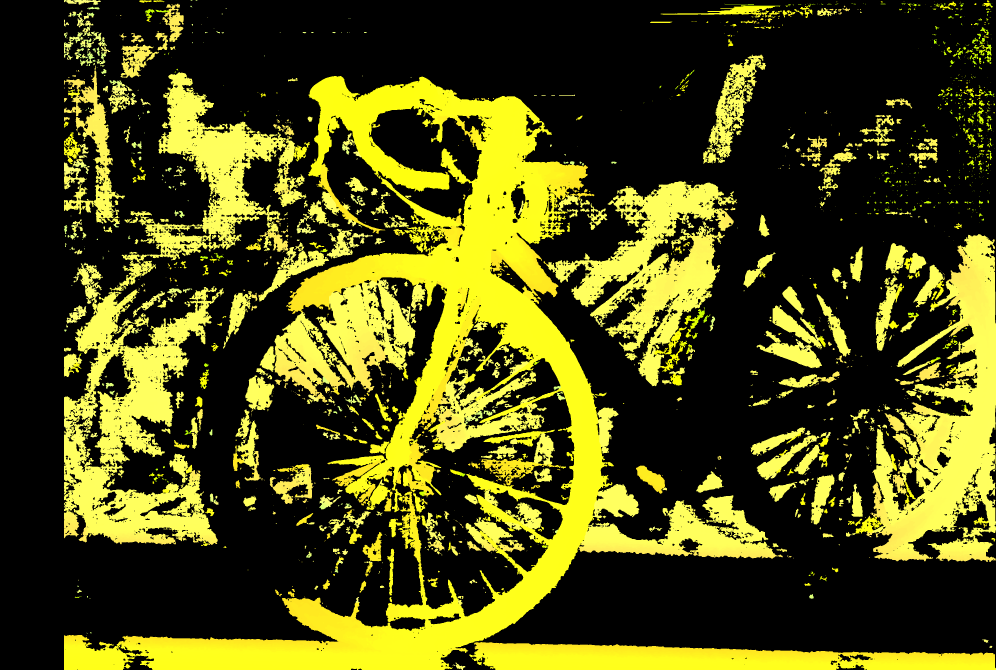
#> input picture main/down/img_0_uint8_2008x2988x3.png, 2988 x 2008 px, given in place of video.mp4, which was not available (shown at 1/3 size)
$ python expermiantal.py
#> lines starting #> are read from the running program, lines starting #| are printed output that depends on the picture; after the words box and inside, x2 and y2 are one past the last pixel; in counts of white or black regions, pixels touching at a corner belong together; pictures that were not available may be replaced by others from this repository, and a replacement may not be noted
from time import time
import cv2
import numpy as np

# ── Stereo / depth constants ───────────────────────────────────────────────────
BASELINE         = 17.7     # camera baseline [cm]
FOV_DEG          = 70       # horizontal FOV [degrees]
FOCAL_LENGTH     = 180.0    # pixels — tune to your camera
DISPARITY_OFFSET = 1.0      # avoids divide-by-zero at zero disparity
DISP_SCALE       = 0.8      # resize factor fed into SGBM (0.5 = quarter pixels)

# ── Detection constants ────────────────────────────────────────────────────────
MIN_AREA = 50
MORPH_K  = np.ones((5, 5), np.uint8)

# ── SGBM — created once, reused every frame ────────────────────────────────────
# numDisparities must be divisible by 16; keep it small for speed.
# blockSize odd, 3–11 is a good range.
_sgbm = cv2.StereoSGBM_create(
    minDisparity      = 0,
    numDisparities    = 16 * 8,     # 192 — must be divisible by 16
    blockSize         = 5,
    P1                = 8  * 3 * 5 ** 2,
    P2                = 32 * 3 * 5 ** 2,
    disp12MaxDiff     = 1,
    uniquenessRatio   = 10,
    speckleWindowSize = 100,
    speckleRange      = 32,
    mode              = cv2.STEREO_SGBM_MODE_SGBM,   # faster than default MODE_HH
)

# ── Core functions ─────────────────────────────────────────────────────────────


# class KalmanDepthFilter:
#     def __init__(self):

#         # State vector:
#         # [depth, velocity]
#         self.x = np.array([
#             [0.0],
#             [0.0]
#         ])

#         # Covariance matrix
#         self.P = np.eye(2) * 1000

#         # State transition
#         dt = 1.0

#         self.F = np.array([
#             [1, dt],
#             [0, 1]
#         ])

#         # Measurement model
#         self.H = np.array([
#             [1, 0]
#         ])

#         # Measurement noise
#         self.R = np.array([
#             [10]
#         ])

#         # Process noise
#         self.Q = np.array([
#             [0.01, 0],
#             [0, 0.01]
#         ])

#         self.initialized = False

#     def update(self, measurement):

#         # -----------------------------
#         # Prediction step
#         # -----------------------------
#         self.x = self.F @ self.x

#         self.P = (
#             self.F @ self.P @ self.F.T
#             + self.Q
#         )

#         # -----------------------------
#         # Handle missing measurement
#         # -----------------------------
#         if measurement is None:

#             # Return predicted value only
#             return float(self.x[0, 0])

#         # -----------------------------
#         # First valid measurement
#         # -----------------------------
#         if not self.initialized:

#             self.x[0, 0] = measurement
#             self.x[1, 0] = 0

#             self.initialized = True

#             return measurement

#         # -----------------------------
#         # Measurement update
#         # -----------------------------
#         z = np.array([
#             [measurement]
#         ])

#         y = z - self.H @ self.x

#         S = (
#             self.H @ self.P @ self.H.T
#             + self.R
#         )

#         K = (
#             self.P @ self.H.T
#             @ np.linalg.inv(S)
#         )

#         self.x = self.x + K @ y

#         I = np.eye(2)

#         self.P = (
#             I - K @ self.H
#         ) @ self.P

#         return float(self.x[0, 0])

# kf = KalmanDepthFilter()

# [44 lines left out: function disparity_n_depth_map, not called in this run]

def hsv_mask(frame: np.ndarray) -> np.ndarray:
    """Binary mask isolating the target object via HSV thresholding."""
    blur = cv2.GaussianBlur(frame, (7, 7), 0)
    hsv  = cv2.cvtColor(blur, cv2.COLOR_BGR2HSV)
    mask = cv2.inRange(hsv, (51,88,71), (180,199,255))
    mask = cv2.morphologyEx(mask, cv2.MORPH_OPEN,  MORPH_K, iterations=1)
    mask = cv2.morphologyEx(mask, cv2.MORPH_CLOSE, MORPH_K, iterations=2)
    return mask

def find_object(frame: np.ndarray, mask: np.ndarray):
    """
    Locate the largest masked contour and draw it on *frame*.

    Returns
    -------
    center : (cx, cy) or None
    bbox   : [[x1, y1], [x2, y2]] or None
    """
    contours, _ = cv2.findContours(mask, cv2.RETR_EXTERNAL, cv2.CHAIN_APPROX_SIMPLE)
    if not contours:
        return None, None

    c = max(contours, key=cv2.contourArea)
    if cv2.contourArea(c) < MIN_AREA:
        return None, None

    x, y, w, h = cv2.boundingRect(c)
    center = (x + w // 2, y + h // 2)

    cv2.rectangle(frame, (x, y), (x + w, y + h), (0, 255, 255), 2)
    cv2.circle(frame, center, 5, (0, 0, 0), -1)

    return center, [[x, y], [x + w, y + h]]

# [14 lines left out: function masked_percentile_depth, not called in this run]

def annotate(frame: np.ndarray, tracking: bool, depth) -> None:
    """Draw tracking status and depth label onto *frame* in-place."""
    if tracking:
        label = f"Distance: {round(depth, 2) if depth is not None else 'NaN'} cm"
        # cv2.putText(frame, "TRACKING", (75,  50), cv2.FONT_HERSHEY_SIMPLEX, 0.7, (124, 252, 0), 2)
        # cv2.putText(frame, label,       (200, 50), cv2.FONT_HERSHEY_SIMPLEX, 0.7, (124, 252, 0), 2)
        cv2.putText(frame, "RIGHT IMAGE", (75, 50), cv2.FONT_HERSHEY_SIMPLEX, 0.7, (0, 0, 255), 2)
    else:

        cv2.putText(frame, "LEFT IMAGE", (75, 50), cv2.FONT_HERSHEY_SIMPLEX, 0.7, (0, 0, 255), 2)

# ── Main loop ──────────────────────────────────────────────────────────────────

cap = cv2.VideoCapture("assest/video.mp4")
frame_count=0
time_start=time()
while True:
    frame_count+=1
    ret, frame = cap.read()
#> frame is the input picture: shape (2008, 2988, 3); mean B, G, R 19.6, 76.8, 77.6
    if not ret:
        break

    h, w        = frame.shape[:2]
    half        = w // 2
    frame_left  = frame[:, :half]
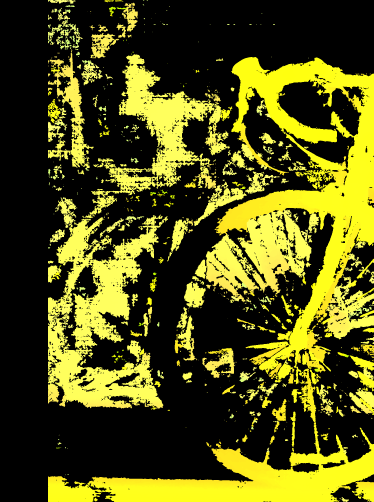
#> frame_left: shape (2008, 1494, 3) (shown at 1/4 size); mean B, G, R 20.5, 82.1, 83.2
    frame_right = frame[:, half:]
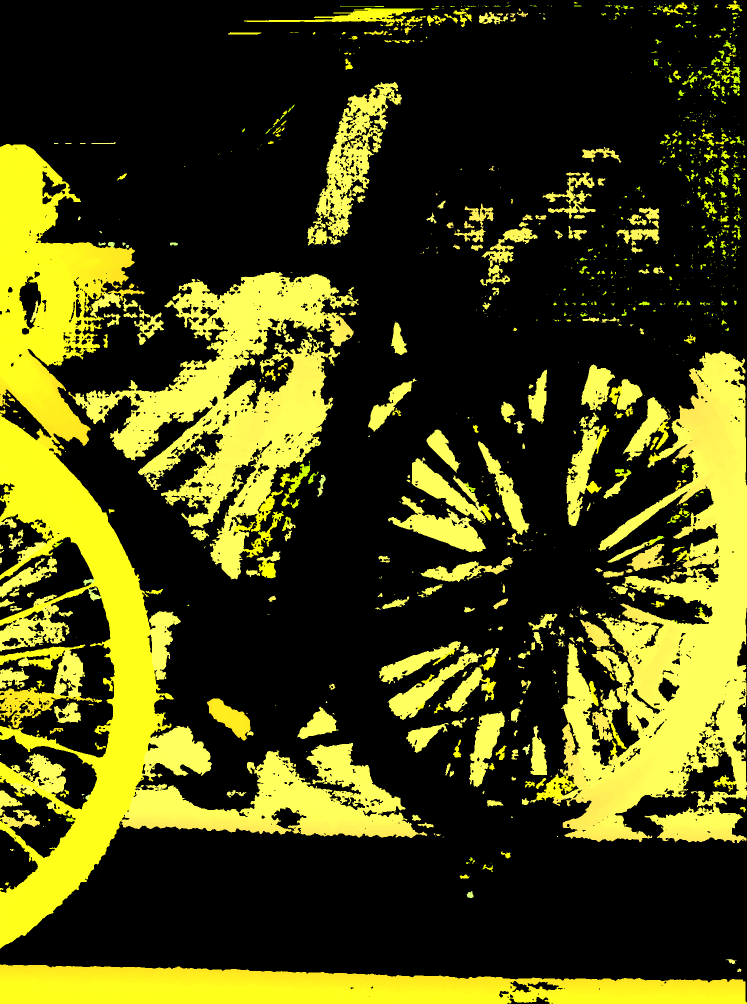
#> frame_right: shape (2008, 1494, 3) (shown at 1/2 size); mean B, G, R 18.7, 71.4, 72.1

    # ── HSV masks ──────────────────────────────────────────────────────────────
    mask_left  = hsv_mask(frame_left)
    mask_right = hsv_mask(frame_right)

    # ── INSECTING IMAGE ───────────────────────────────────────────────────────
    res_left = cv2.bitwise_and(frame_left, frame_left, mask=mask_left)
#> res_left: shape (2008, 1494, 3); every value is 0
    res_right = cv2.bitwise_and(frame_right, frame_right, mask=mask_right)

    # ── Object detection ───────────────────────────────────────────────────────
    center_right, bbox_right = find_object(frame_right, mask_right)
#> in find_object, `contours, _ = cv2.findContours(mask, cv2.RETR_EXTERNAL, cv2.CHAIN_APPR..`: contours = []
    center_left,  _          = find_object(frame_left,  mask_left)

    tracking = center_right is not None and center_left is not None
#> tracking = False

    # ── Depth map + estimation (only when tracking) ────────────────────────────
    depth = None
    if tracking:
        disparity_map, depth_map = disparity_n_depth_map(res_left, res_right, colored=True)
        depth = masked_percentile_depth(depth_map, mask_right, bbox_right)
        # depth = kf.update(depth)
        print(f"Depth: {depth:.2f} cm" if depth else "Depth: NaN")

    # ── Annotate + display ─────────────────────────────────────────────────────
    annotate(frame_right, False, depth)
    annotate(frame_left,  tracking, depth)

    cv2.imshow("RIGHT CAMERA", res_right)
    cv2.imshow("LEFT CAMERA",  res_left)
#> (the run stopped early here; a loop or call above may not have finished)

$ run again, on main/down/img_1_uint8_2008x2988x3.png
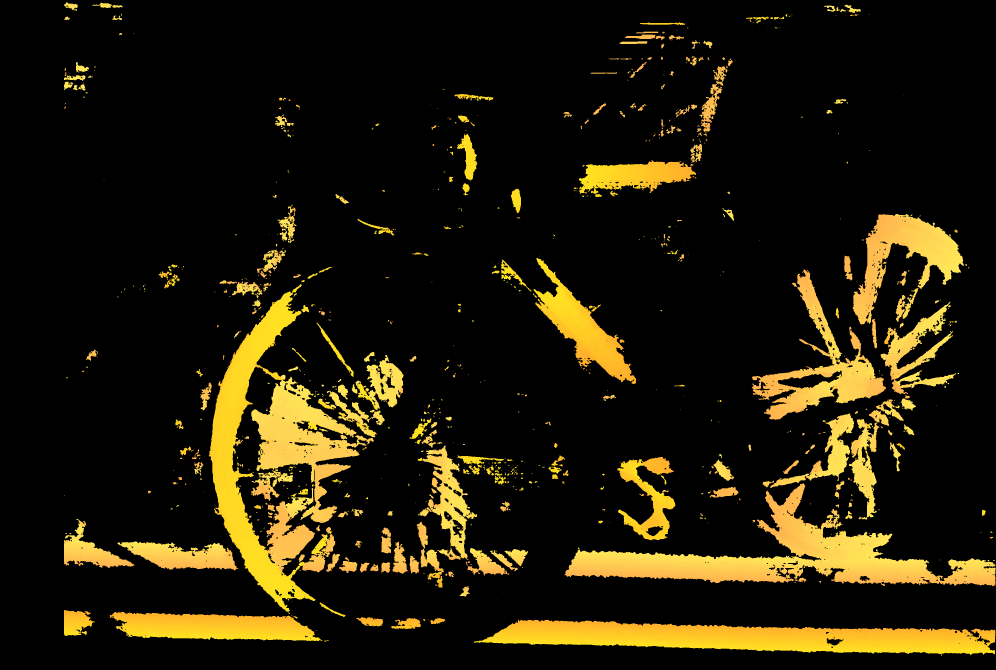
#> input picture main/down/img_1_uint8_2008x2988x3.png, 2988 x 2008 px, given in place of video.mp4, which was not available (shown at 1/3 size)
#> frame is the input picture: shape (2008, 2988, 3); mean B, G, R 8.5, 27.5, 34
#> `frame_left  = frame[:, :half]`:
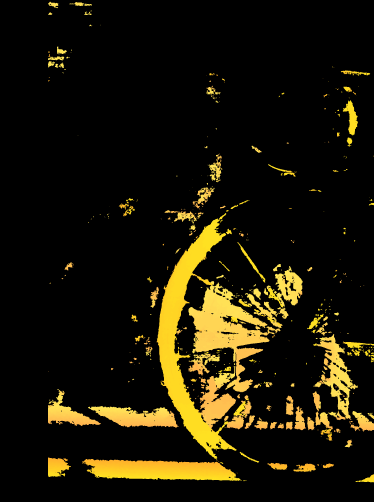
#> frame_left: shape (2008, 1494, 3) (shown at 1/4 size); mean B, G, R 6.9, 23.4, 28.5
#> `frame_right = frame[:, half:]`:
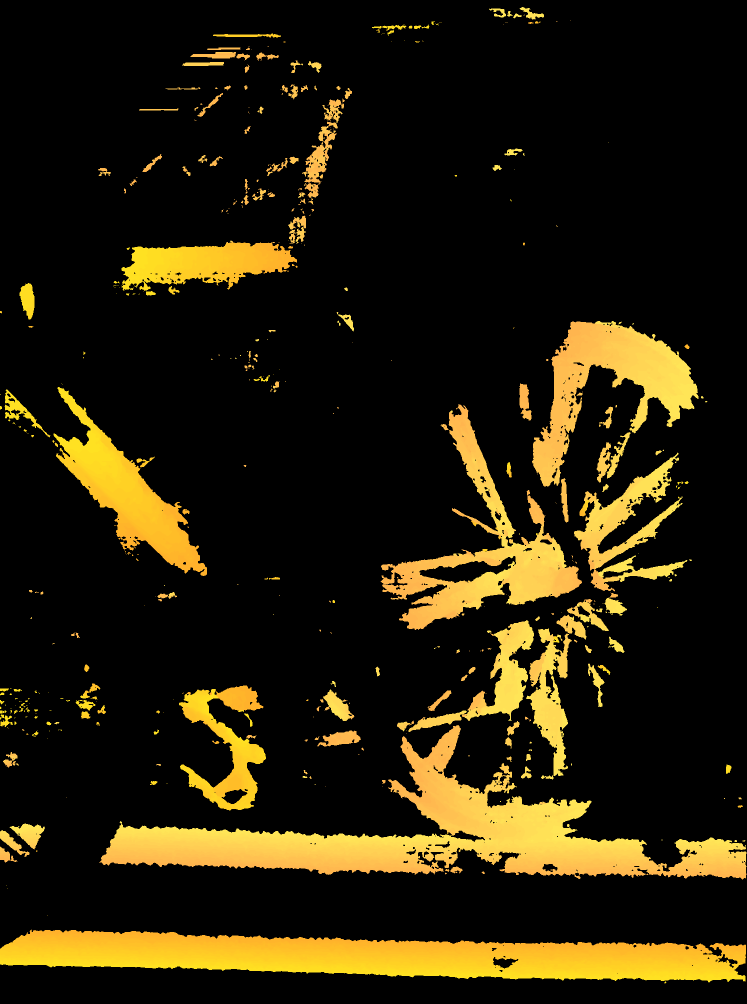
#> frame_right: shape (2008, 1494, 3) (shown at 1/2 size); mean B, G, R 10.1, 31.6, 39.5
#> hsv: shape (2008, 1494, 3); mean H, S, V 3.6, 30.2, 28.5
#> mask: shape (2008, 1494); every value is 0
#> hsv: shape (2008, 1494, 3); mean H, S, V 4.5, 38.7, 39.5
#> res_left: shape (2008, 1494, 3); every value is 0
#> contours = []
#> tracking = False
#> frame: shape (2008, 1494, 3)

$ run again, on main/down/img_2_uint8_2008x2988x3.png
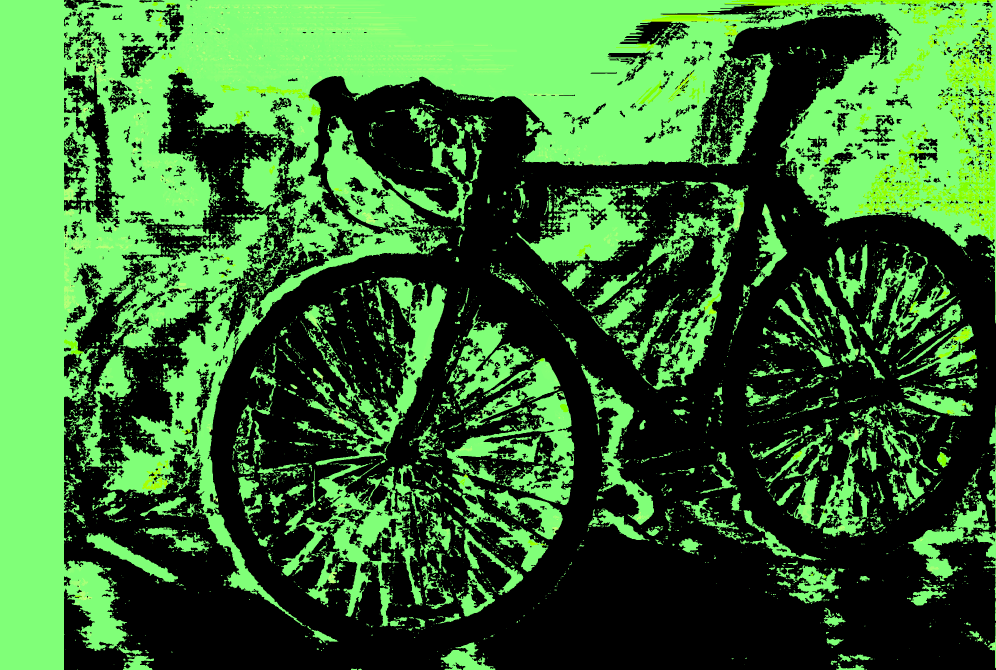
#> input picture main/down/img_2_uint8_2008x2988x3.png, 2988 x 2008 px, given in place of video.mp4, which was not available (shown at 1/3 size)
#> frame is the input picture: shape (2008, 2988, 3); mean B, G, R 50.2, 110.2, 56
#> hsv: shape (2008, 1494, 3); mean H, S, V 38.1, 89.9, 129.8
#> hsv: shape (2008, 1494, 3); mean H, S, V 28, 69.9, 90.6
#> contours = 236 contours, 24 with area under 20; largest, box (x1, y1, x2, y2) and area: (0, 0, 1494, 968) 668274, (0, 1030, 230, 1619) 78668, (81, 544, 529, 875) 63656, (803, 1219, 1320, 1612) 60202, (447, 546, 751, 1170) 55620
#> c = contour of 2224 points, box (x1, y1, x2, y2) (0, 0, 1494, 968), area 668274
#> in find_object, `x, y, w, h = cv2.boundingRect(c)`: x = 0; w = 1494; h = 968
#> center = (747, 484)
#> bbox_right = [[0, 0], [1494, 968]]
#> contours = 159 contours, 25 with area under 20; largest, box (x1, y1, x2, y2) and area: (0, 0, 1494, 2008) 1625188, (846, 1391, 1322, 1880) 84030, (880, 831, 1342, 1397) 67812, (1346, 943, 1494, 1214) 23504, (1339, 1301, 1494, 1595) 19297
#> c = contour of 3764 points, box (x1, y1, x2, y2) (0, 0, 1494, 2008), area 1625188
#> in find_object (call 2), `x, y, w, h = cv2.boundingRect(c)`: h = 2008
#> center = (747, 1004)
#> in find_object (call 2), `cv2.circle(frame, center, 5, (0, 0, 0), -1)`:
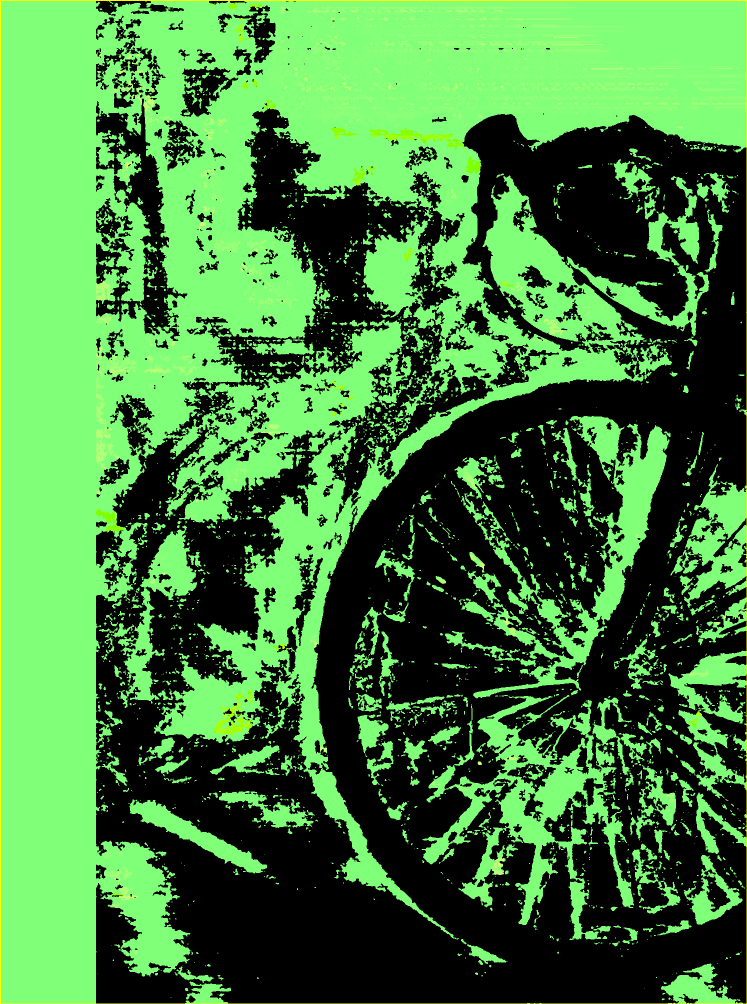
#> frame: shape (2008, 1494, 3) (shown at 1/2 size); mean B, G, R 60.4, 130, 66.5
#> tracking = True
#> valid: shape (2008, 1494) bool; 26.3% white; 878 white regions (122 under 20 px), largest, box (x1, y1, x2, y2) and area: (159, 0, 892, 243) 56234, (865, 1375, 1076, 1654) 17013, (413, 896, 646, 1140) 16555
#> in disparity_n_depth_map, `disp_vis = cv2.applyColorMap(disp_vis, cv2.COLORMAP_JET)`:
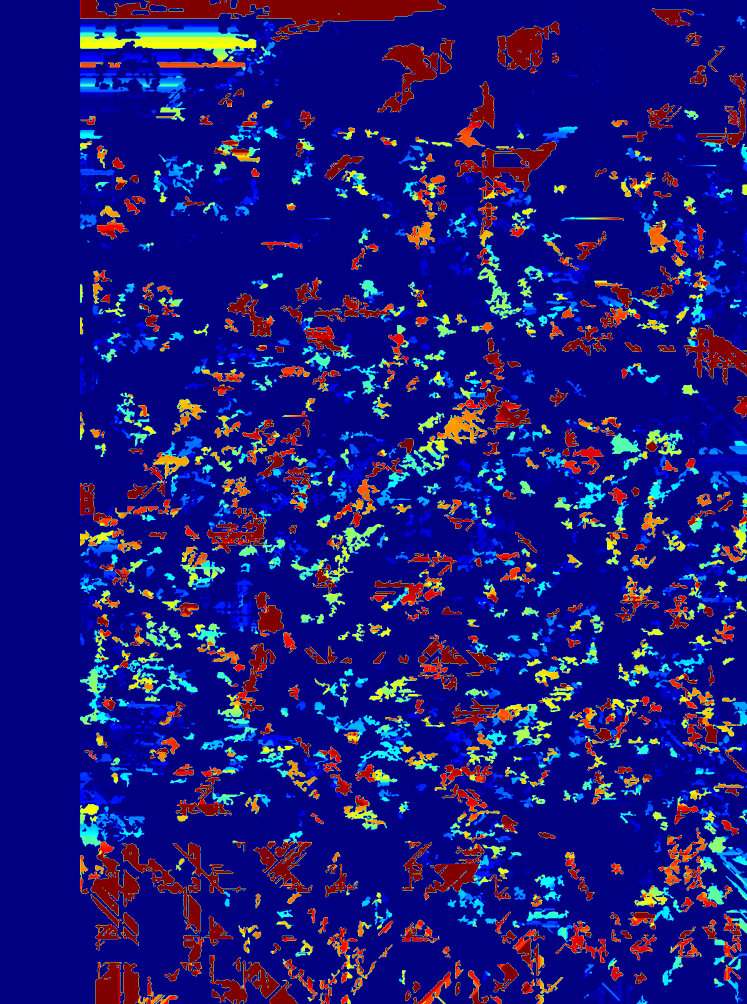
#> disp_vis: shape (2008, 1494, 3) (shown at 1/2 size); mean B, G, R 125.3, 23.3, 25.4
#> x1 = 0; x2 = 1494; y2 = 968
#> `depth = masked_percentile_depth(depth_map, mask_right, bbox_right)`: depth = 19.94
#| Depth: 19.94 cm
